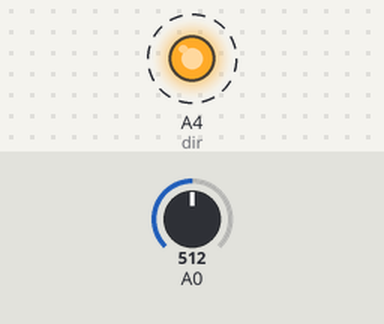
Simulated run of this sketch. Board: Arduino Uno, built with avr-gcc and run on an emulated ATmega328P. Parts: output pins drawn as LEDs (lit = HIGH). Dashed ring = blinking. Inputs (shaded band) come from the test bench; at power-on: A0 = 512. Pins used as bus, display or sensor lines are not drawn.

Above: at 0.5 s.
Timing chart, 0 to 4.6 s (numbered marks = the images above):
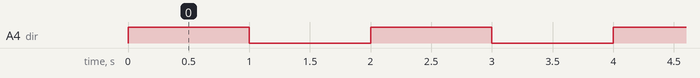

Measured:
- by itself, A4 (dir): alternates HIGH for 1.0 s and LOW for 1.0 s

The sketch:

with_pid.ino
```cpp
#include <Streaming.h>
int power = A2;
int dir = A4;
void backward_t(int t) {
  analogWrite(power,255);
  analogWrite(dir,255);
  delay(t);
}
void forward_t(int t) {
  analogWrite(power,255);
  analogWrite(dir,0);
  delay(t);
}
void stop_t(int t) {
  analogWrite(power,0);
  analogWrite(dir,0);
  delay(t);
}
void step_t(int dir_, int t) {
  analogWrite(power,255);
  analogWrite(dir,dir_);
  delay(t);
  analogWrite(power,0);
}
void setup() {
  pinMode(A0,INPUT);
  pinMode(power,OUTPUT);
  pinMode(dir,OUTPUT);
  Serial.begin(9600);

}

void loop() {
  //943 max
  //29 min
  //11.81in stroke = 299.974 mm stroke
  //299.974/(943-29)=0.3282 mm / unit analog sensor
  int enc = analogRead(A0);
  double pos = (enc-29)*0.3282;
  step_t(255,1000);
  stop_t(1000);

}
```
